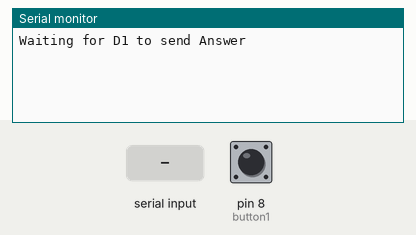
Bench run of a sketch on a simulated Arduino Uno, built with avr-gcc and run on an emulated ATmega328P. On the bench: the last lines printed to the serial monitor. Inputs (shaded band) come from the test bench; at power-on: pin 8 (button1) LOW.

Above: at 1.2 s.
1.3 s: pin 8 (button1) pulled HIGH for 0.15 s
At 2.7 s:
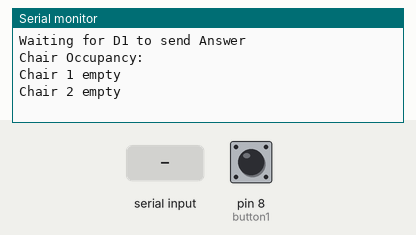
3.0 s: "DP478\n" received over the second serial link
At 3.9 s:
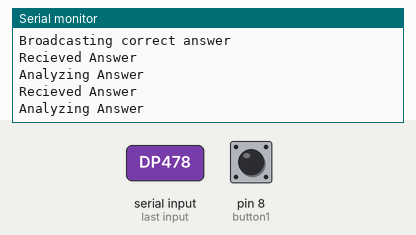

Measured:
- after the input at 1.3 s, the serial monitor: prints a new line after 0.23 s (image 1)
- after the input at 3.0 s, the serial monitor: prints a new line after 0.12 s (image 2)

The sketch:

Coordinator_V6.ino
```cpp
#include "SoftwareSerial.h"
// RX: Arduino pin 2, XBee pin DOUT.  TX:  Arduino pin 3, XBee pin DIN
SoftwareSerial XBee(2, 3);

const int button1 = 8;  //

byte answer1; // Answer recieved from D1
byte answer2; // Answerrecieved from D2

byte node1 = 0x01;  // Address to use when communicating with D1
byte node2 = 0x02;  // Address to use when communicating with D2
byte answer = 0x45; // The correct answer to the question (Ans: BD)
byte occupancy = 0x00;
byte seat;

bool answerRecieved1 = false; // Status of whether answer was recieved from D1
bool answerRecieved2 = false; // Status of whether answer was recieved from D2
String nodeTalk = "1";

bool d1 = false;
bool d2 = false;
bool d3 = false;
bool d4 = false;
bool d5 = false;
bool d6 = false;
bool s = false;

bool seat1 = false;
bool seat2 = false;
int submit = 0;
void setup()
{
  // Baud rate MUST match XBee settings (as set in XCTU)
  pinMode(button1, INPUT);
  XBee.begin(9600);
  Serial.begin(9600);
}

void loop()
{
submit = digitalRead(button1);
// Transmit Data

  // Step1: Query D1 for answer
  if(!answerRecieved1){
    if(!d1){
      Serial.println("Waiting for D1 to send Answer");
      d1 = true;
    }
    XBee.write(node1);
    nodeTalk = "1";
  }
  //Step2: If D1 gave an answer, Query D2 for answer
  if(answerRecieved1 && !answerRecieved2){
    if(!d2){
      Serial.println("Waiting for D2 to send Answer");
      d2 = true;
    }
    XBee.write(node2);
    nodeTalk = "2";
  }
  //Step3: If all Devices have answered, Broadcast the correct answer
  if(answerRecieved1 && answerRecieved2){
    if(!d3){
      Serial.println("All answers recieved");
      Serial.println("Broadcasting correct answer");
      d3 = true;
    }
    XBee.write(answer);
    nodeTalk = "all";
  }
  delay(50);


// Read Incoming Data
  if(XBee.available()){

    byte rx = XBee.read();
//    Serial.print("Recieved Byte:");
//    Serial.print(rx);
//    Serial.print("|");
//    Serial.print((rx)&(0xC0));
//    Serial.print("|");
//    Serial.print((rx)&(0xC0) == 0);
//    Serial.println();
    if(((rx)&(0xC0)) == (0x00)){
      Serial.println("Recieved Answer");
      Serial.println("Analyzing Answer");
      if(nodeTalk=="1"){
        answer1 = ((0x0F)&(rx));
        if(!d4){
          Serial.print("Answer recieved from D1: ");
          if( ((answer1) & (0x08)) == (0x08) ){
            Serial.print("A");
          }
          if( ((answer1) & (0x04)) == (0x04) ){
            Serial.print("B");
          }
          if( ((answer1) & (0x02)) == (0x02) ){
            Serial.print("C");
          }
          if( ((answer1) & (0x01)) == (0x01) ){
            Serial.print("D");
          }
          Serial.println();
          answerRecieved1 = true;
          d4 = true;
        }
      }
      if(nodeTalk=="2"){
        answer2 = ((0x0F)&(rx));
        if(!d5){
          Serial.print("Answer recieved from D2: ");
          if( ((answer2) & (0x08)) == (0x08) ){
            Serial.print("A");
          }
          if( ((answer2)&(0x04)) == (0x04) ){
            Serial.print("B");
          }
          if( ((answer2)&(0x02)) == (0x02) ){
            Serial.print("C");
          }
          if( ((answer2)&(0x01)) == (0x01) ){
            Serial.print("D");
          }
          Serial.println();
          answerRecieved2 = true;
          d5 = true;
        }
      }
    }

    else if(((rx)&(0xC0)) == (0xC0)){
//      Serial.print("Recieved Occupancy Data");
      seat = ((rx)&(0x3E));
      occupancy = ((rx)&(0x01));

      if(seat == 0x02){
        if(occupancy == (0x01)){
          seat1 = true;
        }
        else{
          seat1 = false;
        }
      }

      else if(seat == 0x04){
        if(occupancy == (0x01)){
           seat2 = true;
        }
        else{
          seat2 = false;
        }
      }

      else{
//        Serial.print("Recieveing information of non existing chairs: Check ANDing");
      }

    }

    // Continuous input being recieved
//    else{
//      Serial.print("DP478");
//    }

  }

  if( submit == HIGH && s == false){
    s = true;
  }
  if( submit == LOW && s == true){
    s = false;
    Serial.println("Chair Occupancy:");
    if(seat1){
      Serial.println("Chair 1 occupied");
    }
    else{
      Serial.println("Chair 1 empty");
    }
    if(seat2){
      Serial.println("Chair 2 occupied");
    }
    else{
      Serial.println("Chair 2 empty");
    }
  }


}
```
